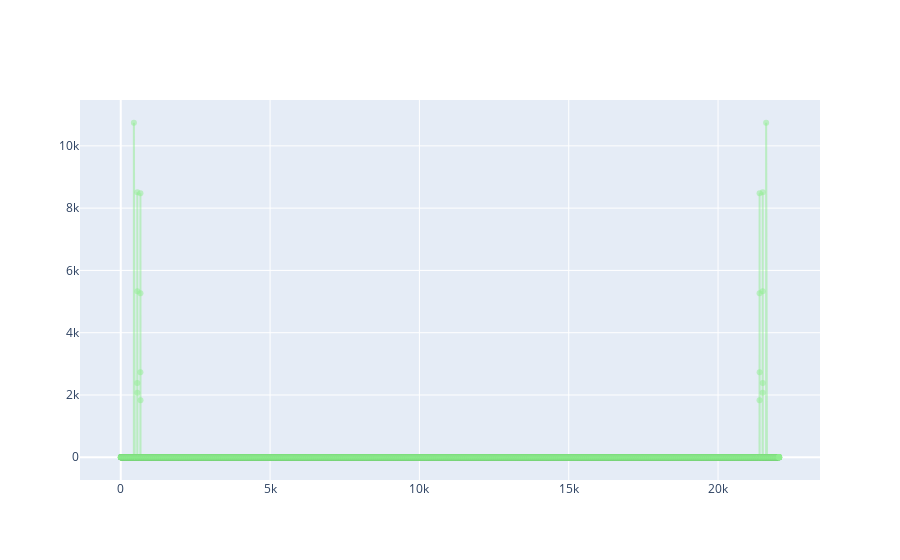
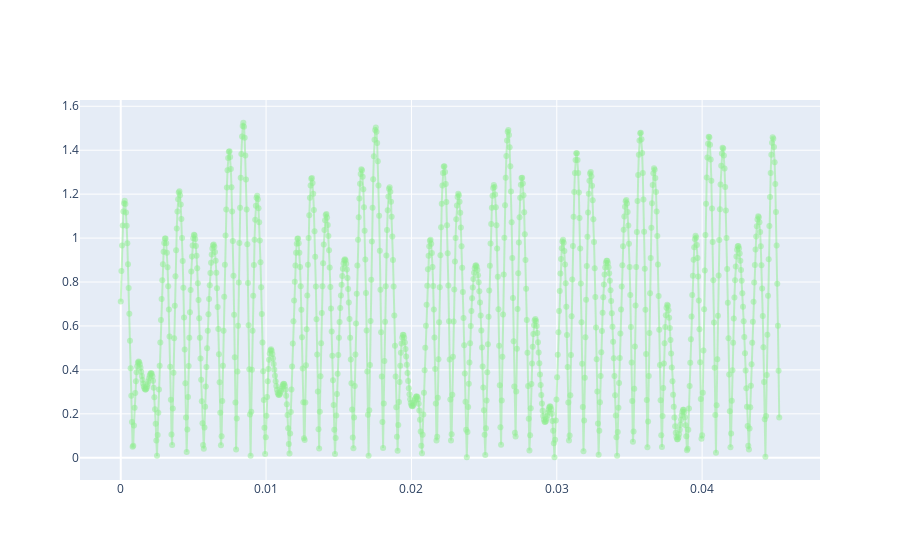

Write notebook code for charts like these, in order.
### Code cell
full_mask = abs(noisy_a_chord_fft) > 1500
fhat = full_mask * noisy_a_chord_fft

graph_denoised_a_chord_fft = go.Figure()
graph_denoised_a_chord_fft.add_trace(go.Scatter(
    x=freq,
    y=np.real(np.abs(fhat)),
    mode='markers+lines',
    name='A chord FFT',
    line=dict(color='rgba(144, 238, 144, 0.5)'), 
))
graph_denoised_a_chord_fft.show()
denoised_achord_ifft = np.fft.ifft(fhat)

graph_denoised_a_chord_ifft = go.Figure()
graph_denoised_a_chord_ifft.add_trace(go.Scatter(
    x=t[:1000],
    y=abs(denoised_achord_ifft[:1000]),
    mode='markers+lines',
    name='A chord FFT',
    line=dict(color='rgba(144, 238, 144, 0.5)'), 
))
# threshold = 10
# noisy_a_chord_fft = np.fft.fft(noisy_a_chord)
# noisy_a_chord_fft[np.abs(noisy_a_chord_fft) < threshold] = 0
# denoised_achord_ifft = np.real(np.fft.ifft(noisy_a_chord_fft))
# graph_denoised_a_chord_ifft = go.Figure()
# graph_denoised_a_chord_ifft.add_trace(go.Scatter(
#     x=t[:1000],
#     y=abs(denoised_achord_ifft[:1000]),
#     mode='markers+lines',
#     name='A chord FFT',
#     line=dict(color='rgba(144, 238, 144, 0.5)'), 
# ))

### Figure 1 — Plotly figure (JSON) as saved in the notebook; plotly's stock layout.template omitted (floating-point values rounded to 4 significant figures; data arrays with more than 128 entries replaced by an {"elided": "..."} marker saying what was removed)
{"data": [{"line": {"color": "rgba(144, 238, 144, 0.5)"}, "mode": "markers+lines", "name": "A chord FFT", "type": "scatter", "x": {"elided": "22050 float values"}, "y": {"elided": "22050 float values"}}], "layout": {}}

### Figure 2 — Plotly figure (JSON) as saved in the notebook; plotly's stock layout.template omitted (floating-point values rounded to 4 significant figures; data arrays with more than 128 entries replaced by an {"elided": "..."} marker saying what was removed)
{"data": [{"line": {"color": "rgba(144, 238, 144, 0.5)"}, "mode": "markers+lines", "name": "A chord FFT", "type": "scatter", "x": {"elided": "1000 float values"}, "y": {"elided": "1000 float values"}}], "layout": {}}
